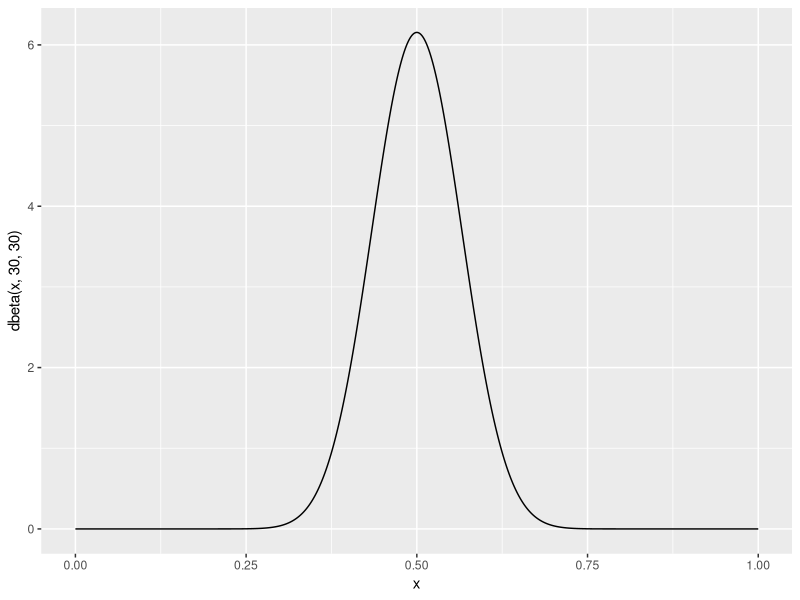
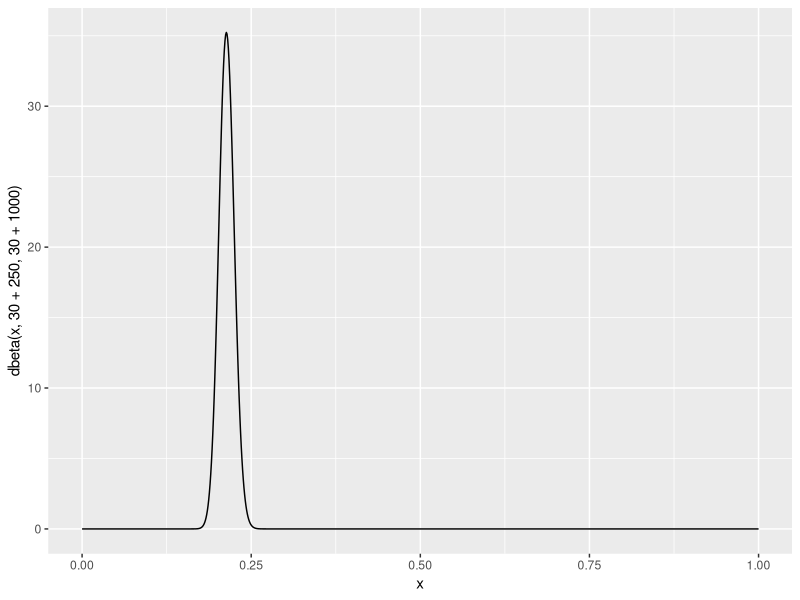
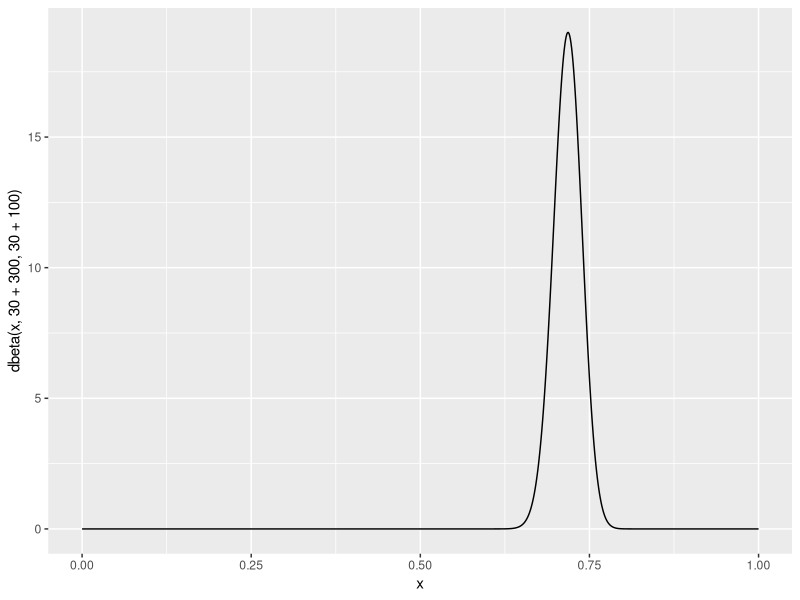

Here is the R script that generated these plots, in order:
## ---- chunk 1
library(ggplot2)
## ---- chunk 2
x <- seq(0, 1, length=1000)
ggplot(mapping=aes(x=x,y=dbeta(x, 30, 30))) + geom_line()
## ---- chunk 3
ggplot(mapping=aes(x=x,y=dbeta(x, 30+250, 30+1000))) + geom_line()
## ---- chunk 4
ggplot(mapping=aes(x=x,y=dbeta(x, 30+300, 30+100))) + geom_line()
